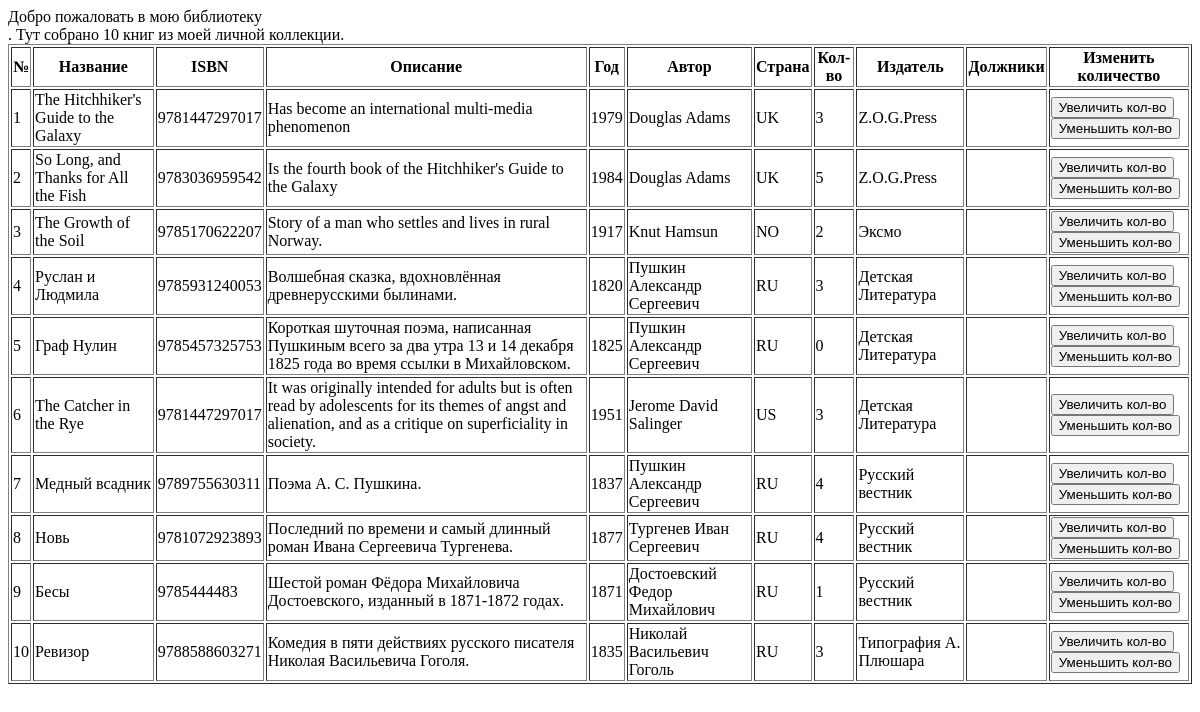
The app's page /index/, older data.
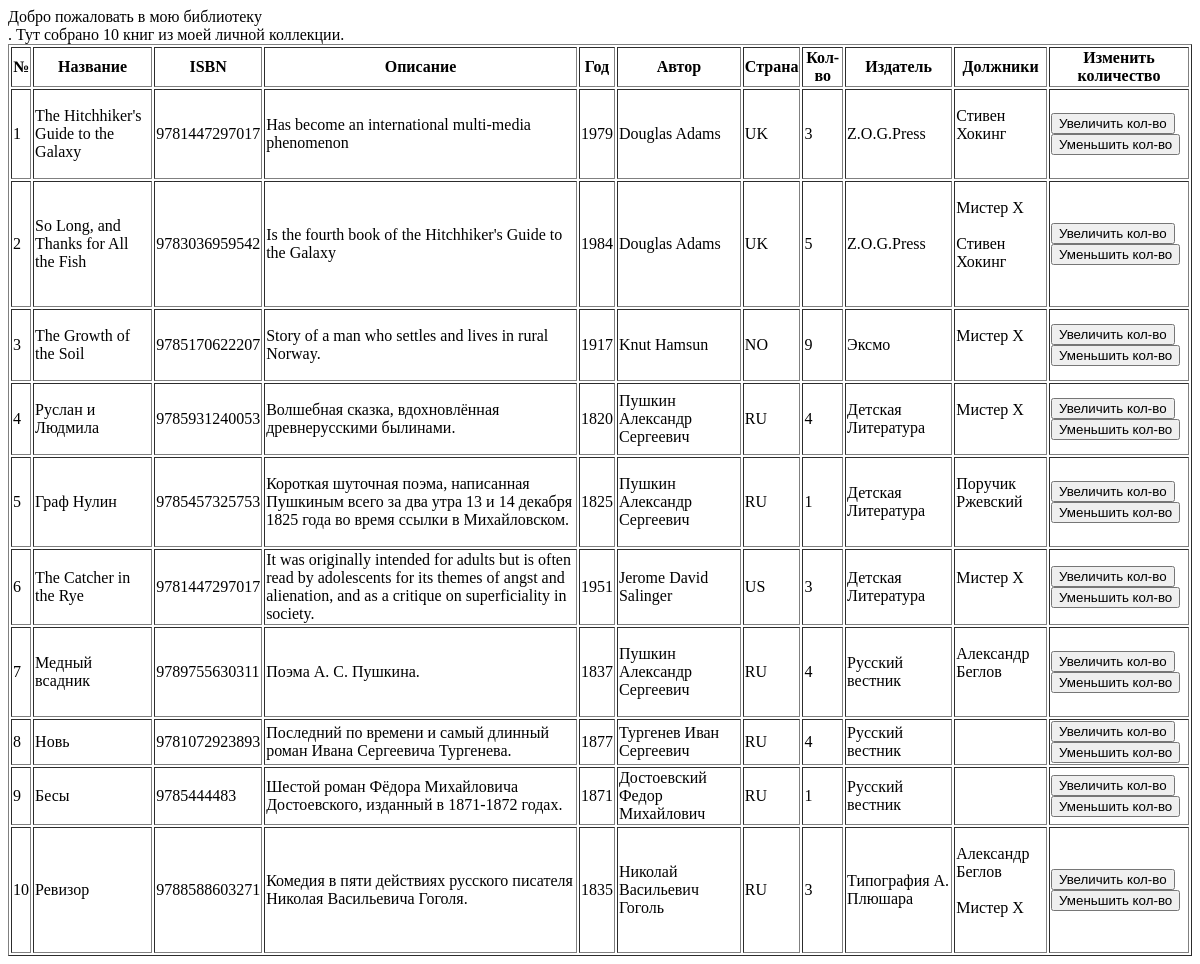
The same page, newer data.
### p_library/models.py (models this page shows, shortened)
class Book(models.Model):
    ISBN = models.CharField(max_length=13)
    title = models.TextField()
    description = models.TextField()
    year_release = models.SmallIntegerField()
    author = models.ForeignKey("Author", on_delete=models.CASCADE)
    publisher = models.ForeignKey("Publisher", on_delete=models.CASCADE, default=None,
                                  blank=True, null=True)
    price = models.DecimalField(default=None, max_digits=10, decimal_places=2)
    copy_count = models.SmallIntegerField(default=1)
    class Meta:
        verbose_name = 'Книга'
        verbose_name_plural = 'Книги'

class Author(models.Model):
    full_name = models.TextField()
    birth_year = models.SmallIntegerField()
    country = models.CharField(max_length=2)
    class Meta:
        verbose_name = 'Автор'
        verbose_name_plural = 'Авторы'

class Publisher(models.Model):
    name = models.TextField()
    country = models.CharField(max_length=2)
    class Meta:
        verbose_name = 'Издатель'
        verbose_name_plural = 'Издатели'
    def __str__(self):
        return self.name

class Friend(models.Model):
    name = models.CharField(max_length=100)
    books = models.ManyToManyField("Book", default=None,
                                  blank=True, null=True)
    class Meta:
        verbose_name = 'Друг'
        verbose_name_plural = 'Друзья'

### p_library/views.py (the view)
# urls.py: path('index/', views.index),
def index(request):
    template = loader.get_template('index.html')
    books = Book.objects.all().order_by('publisher')
    numbers = range(100)
    biblio_data = {
        "title": "мою библиотеку",
        "books": books,
        "numbers": numbers
    }
    return HttpResponse(template.render(biblio_data, request))

### p_library/templates/index.html (shortened to what this page needs)
<!DOCTYPE html>
<html lang="en">
<head>
</head>
<body>
Добро пожаловать в {{ title }}  <br>.
Тут собрано {{ books|length }} книг из моей личной коллекции.
<table border="1">
    <tr>
        <th>№</th>
        <th>Название</th>
        <th>ISBN</th>
        <th>Описание</th>
        <th>Год</th>
        <th>Автор</th>
        <th>Страна</th>
        <th>Кол-во</th>
        <th>Издатель</th>
        <th>Должники</th>
        <th>Изменить количество</th>
    </tr>
    {% for book in books %}
        <tr>
            <td>{{ forloop.counter }}</td>
            <td>{{ book.title }}</td>
            <td>{{ book.ISBN }}</td>
            <td>{{ book.description }}</td>
            <td>{{ book.year_release }}</td>
            <td>{{ book.author.full_name }}</td>
            <td>{{ book.author.country }}</td>
            <td>{{ book.copy_count }}</td>
            <td>{{ book.publisher }}</td>
            <td>
                <ul style= "padding-left: 0">
                    {% for friend in book.friend_set.all %}
                        <li style = "list-style-type: none;"> {{ friend.name }}</li>
                        <br>
                    {% endfor %}
                </ul>
            </td>
            <td>
                <form action="/index/book_increment/" method="post" enctype="multipart/form-data">
                    <input type="submit" value="Увеличить кол-во" />
                </form>
                <form action="/index/book_decrement/" method="post" enctype="multipart/form-data">
                    <input type="submit" value="Уменьшить кол-во" />
                </form>
            </td>
        </tr>
    {% endfor %}
</table>
</body>
</html>

Row changes from the older to the newer data that the page shows:
added Friend: name "Стивен Хокинг"
added Friend: name "Мистер Х"
changed Book "The Growth of the Soil": copy_count "2" → "9"
changed Book "Руслан и Людмила": copy_count "3" → "4"
changed Book "Граф Нулин": copy_count "0" → "1"
added Friend: name "Поручик Ржевский", shown under Book "Граф Нулин"
added Friend: name "Александр Беглов"
